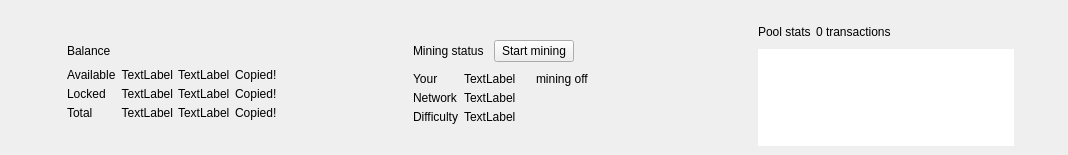
<?xml version="1.0" encoding="UTF-8"?>
<ui version="4.0">
 <class>OverviewHeaderFrame</class>
 <widget class="QFrame" name="OverviewHeaderFrame">
  <property name="geometry">
   <rect>
    <x>0</x>
    <y>0</y>
    <width>1068</width>
    <height>155</height>
   </rect>
  </property>
  <property name="windowTitle">
   <string>Frame</string>
  </property>
  <property name="frameShape">
   <enum>QFrame::NoFrame</enum>
  </property>
  <property name="frameShadow">
   <enum>QFrame::Raised</enum>
  </property>
  <layout class="QHBoxLayout" name="horizontalLayout">
   <property name="spacing">
    <number>0</number>
   </property>
   <property name="sizeConstraint">
    <enum>QLayout::SetDefaultConstraint</enum>
   </property>
   <property name="leftMargin">
    <number>0</number>
   </property>
   <property name="topMargin">
    <number>0</number>
   </property>
   <property name="rightMargin">
    <number>0</number>
   </property>
   <property name="bottomMargin">
    <number>0</number>
   </property>
   <item>
    <widget class="QFrame" name="m_overviewBalanceFrame">
     <property name="frameShape">
      <enum>QFrame::NoFrame</enum>
     </property>
     <property name="frameShadow">
      <enum>QFrame::Raised</enum>
     </property>
     <layout class="QGridLayout" name="gridLayout">
      <property name="leftMargin">
       <number>30</number>
      </property>
      <property name="topMargin">
       <number>25</number>
      </property>
      <property name="bottomMargin">
       <number>15</number>
      </property>
      <property name="spacing">
       <number>5</number>
      </property>
      <item row="1" column="2" colspan="5">
       <widget class="WalletGui::WalletHeaderLabel" name="label">
        <property name="text">
         <string>Balance</string>
        </property>
        <property name="indent">
         <number>0</number>
        </property>
       </widget>
      </item>
      <item row="4" column="4" alignment="Qt::AlignLeft">
       <widget class="WalletGui::WalletNormalGrayTextLabel" name="m_overviewLockedBalanceTickerLabel">
        <property name="text">
         <string>TextLabel</string>
        </property>
        <property name="indent">
         <number>0</number>
        </property>
       </widget>
      </item>
      <item row="3" column="2">
       <widget class="WalletGui::WalletSmallGrayTextLabel" name="m_overviewAvailableBalanceTextLabel">
        <property name="text">
         <string>Available</string>
        </property>
        <property name="indent">
         <number>0</number>
        </property>
       </widget>
      </item>
      <item row="4" column="2">
       <widget class="WalletGui::WalletSmallGrayTextLabel" name="m_overviewLockedBalanceTextLabel">
        <property name="text">
         <string>Locked</string>
        </property>
        <property name="indent">
         <number>0</number>
        </property>
       </widget>
      </item>
      <item row="5" column="4">
       <widget class="WalletGui::WalletNormalGreenBoldTextLabel" name="m_overviewTotalBalanceTickerLabel">
        <property name="text">
         <string>TextLabel</string>
        </property>
        <property name="indent">
         <number>0</number>
        </property>
       </widget>
      </item>
      <item row="3" column="3">
       <widget class="WalletGui::WalletNormalGrayTextLabel" name="m_overviewAvailableBalanceLabel">
        <property name="cursor">
         <cursorShape>PointingHandCursor</cursorShape>
        </property>
        <property name="toolTip">
         <string>Click to copy</string>
        </property>
        <property name="text">
         <string>TextLabel</string>
        </property>
        <property name="alignment">
         <set>Qt::AlignRight|Qt::AlignTrailing|Qt::AlignVCenter</set>
        </property>
       </widget>
      </item>
      <item row="1" column="0" rowspan="5">
       <widget class="QLabel" name="m_overviewBalanceIconLabel">
        <property name="text">
         <string/>
        </property>
        <property name="pixmap">
         <pixmap resource="../../resources.qrc">:/icons/actual_balance</pixmap>
        </property>
       </widget>
      </item>
      <item row="4" column="3">
       <widget class="WalletGui::WalletNormalGrayTextLabel" name="m_overviewLockedBalanceLabel">
        <property name="cursor">
         <cursorShape>PointingHandCursor</cursorShape>
        </property>
        <property name="toolTip">
         <string>Click to copy</string>
        </property>
        <property name="text">
         <string>TextLabel</string>
        </property>
        <property name="alignment">
         <set>Qt::AlignRight|Qt::AlignTrailing|Qt::AlignVCenter</set>
        </property>
       </widget>
      </item>
      <item row="5" column="3">
       <widget class="WalletGui::WalletNormalGreenBoldTextLabel" name="m_overviewTotalBalanceLabel">
        <property name="cursor">
         <cursorShape>PointingHandCursor</cursorShape>
        </property>
        <property name="toolTip">
         <string>Click to copy</string>
        </property>
        <property name="text">
         <string>TextLabel</string>
        </property>
        <property name="alignment">
         <set>Qt::AlignRight|Qt::AlignTrailing|Qt::AlignVCenter</set>
        </property>
       </widget>
      </item>
      <item row="6" column="0" colspan="7">
       <spacer name="verticalSpacer">
        <property name="orientation">
         <enum>Qt::Vertical</enum>
        </property>
        <property name="sizeHint" stdset="0">
         <size>
          <width>20</width>
          <height>40</height>
         </size>
        </property>
       </spacer>
      </item>
      <item row="3" column="4">
       <widget class="WalletGui::WalletNormalGrayTextLabel" name="m_overviewAvailableBalanceTickerLabel">
        <property name="text">
         <string>TextLabel</string>
        </property>
        <property name="indent">
         <number>0</number>
        </property>
       </widget>
      </item>
      <item row="3" column="6" rowspan="3">
       <spacer name="horizontalSpacer">
        <property name="orientation">
         <enum>Qt::Horizontal</enum>
        </property>
        <property name="sizeHint" stdset="0">
         <size>
          <width>40</width>
          <height>20</height>
         </size>
        </property>
       </spacer>
      </item>
      <item row="0" column="0" colspan="7">
       <spacer name="verticalSpacer_2">
        <property name="orientation">
         <enum>Qt::Vertical</enum>
        </property>
        <property name="sizeHint" stdset="0">
         <size>
          <width>20</width>
          <height>40</height>
         </size>
        </property>
       </spacer>
      </item>
      <item row="1" column="1" rowspan="5">
       <spacer name="horizontalSpacer_4">
        <property name="orientation">
         <enum>Qt::Horizontal</enum>
        </property>
        <property name="sizeType">
         <enum>QSizePolicy::Fixed</enum>
        </property>
        <property name="sizeHint" stdset="0">
         <size>
          <width>20</width>
          <height>20</height>
         </size>
        </property>
       </spacer>
      </item>
      <item row="5" column="2">
       <widget class="WalletGui::WalletSmallGreenBoldTextLabel" name="m_overviewTotalBalanceTextLabel">
        <property name="text">
         <string>Total</string>
        </property>
        <property name="indent">
         <number>0</number>
        </property>
       </widget>
      </item>
      <item row="3" column="5">
       <widget class="WalletGui::CopyMagicLabel" name="m_availableBalanceCopyLabel">
        <property name="text">
         <string>Copied!</string>
        </property>
        <property name="indent">
         <number>0</number>
        </property>
       </widget>
      </item>
      <item row="4" column="5">
       <widget class="WalletGui::CopyMagicLabel" name="m_lockedBalanceCopyLabel">
        <property name="text">
         <string>Copied!</string>
        </property>
        <property name="indent">
         <number>0</number>
        </property>
       </widget>
      </item>
      <item row="5" column="5">
       <widget class="WalletGui::CopyMagicLabel" name="m_totalBalanceCopyLabel">
        <property name="text">
         <string>Copied!</string>
        </property>
        <property name="indent">
         <number>0</number>
        </property>
       </widget>
      </item>
      <item row="2" column="2" colspan="4">
       <spacer name="verticalSpacer_8">
        <property name="orientation">
         <enum>Qt::Vertical</enum>
        </property>
        <property name="sizeType">
         <enum>QSizePolicy::Fixed</enum>
        </property>
        <property name="sizeHint" stdset="0">
         <size>
          <width>20</width>
          <height>0</height>
         </size>
        </property>
       </spacer>
      </item>
     </layout>
    </widget>
   </item>
   <item>
    <widget class="QFrame" name="m_overviewMiningFrame">
     <property name="frameShape">
      <enum>QFrame::NoFrame</enum>
     </property>
     <property name="frameShadow">
      <enum>QFrame::Raised</enum>
     </property>
	  <property name="visible">
		<bool>false</bool>
	   </property>
     <layout class="QGridLayout" name="gridLayout_2">
      <property name="leftMargin">
       <number>30</number>
      </property>
      <property name="topMargin">
       <number>25</number>
      </property>
      <property name="bottomMargin">
       <number>15</number>
      </property>
      <property name="spacing">
       <number>5</number>
      </property>
      <item row="3" column="2">
       <widget class="WalletGui::WalletSmallBlackTextLabel" name="label_3">
        <property name="text">
         <string>Your</string>
        </property>
        <property name="indent">
         <number>0</number>
        </property>
       </widget>
      </item>
      <item row="6" column="0" colspan="6">
       <spacer name="verticalSpacer_4">
        <property name="orientation">
         <enum>Qt::Vertical</enum>
        </property>
        <property name="sizeHint" stdset="0">
         <size>
          <width>20</width>
          <height>40</height>
         </size>
        </property>
       </spacer>
      </item>
      <item row="5" column="3" alignment="Qt::AlignLeft">
       <widget class="WalletGui::WalletNormalBlackTextLabel" name="m_overviewNetworkDifficultyLabel">
        <property name="text">
         <string>TextLabel</string>
        </property>
       </widget>
      </item>
      <item row="1" column="1" rowspan="5">
       <spacer name="horizontalSpacer_5">
        <property name="orientation">
         <enum>Qt::Horizontal</enum>
        </property>
        <property name="sizeType">
         <enum>QSizePolicy::Fixed</enum>
        </property>
        <property name="sizeHint" stdset="0">
         <size>
          <width>20</width>
          <height>20</height>
         </size>
        </property>
       </spacer>
      </item>
      <item row="5" column="2">
       <widget class="WalletGui::WalletSmallBlackTextLabel" name="label_7">
        <property name="text">
         <string>Difficulty</string>
        </property>
        <property name="indent">
         <number>0</number>
        </property>
       </widget>
      </item>
      <item row="1" column="0" rowspan="5">
       <widget class="QLabel" name="m_overviewMiningIconLabel">
        <property name="text">
         <string/>
        </property>
        <property name="pixmap">
         <pixmap resource="../../resources.qrc">:/icons/miner-big</pixmap>
        </property>
       </widget>
      </item>
      <item row="1" column="2" colspan="2">
       <layout class="QHBoxLayout" name="horizontalLayout_2" stretch="0,1">
        <property name="spacing">
         <number>10</number>
        </property>
        <item alignment="Qt::AlignVCenter">
         <widget class="WalletGui::WalletHeaderLabel" name="m_miningStatusTextLabel">
          <property name="text">
           <string>Mining status</string>
          </property>
          <property name="indent">
           <number>0</number>
          </property>
         </widget>
        </item>
        <item alignment="Qt::AlignLeft|Qt::AlignVCenter">
         <widget class="QPushButton" name="m_startMiningButton">
          <property name="focusPolicy">
           <enum>Qt::NoFocus</enum>
          </property>
          <property name="text">
           <string>Start mining</string>
          </property>
          <property name="checkable">
           <bool>true</bool>
          </property>
         </widget>
        </item>
       </layout>
      </item>
      <item row="3" column="3">
       <layout class="QHBoxLayout" name="horizontalLayout_3" stretch="0,1">
        <property name="spacing">
         <number>20</number>
        </property>
        <property name="leftMargin">
         <number>0</number>
        </property>
        <item alignment="Qt::AlignLeft">
         <widget class="WalletGui::WalletNormalBlackTextLabel" name="m_overviewHashRateLabel">
          <property name="text">
           <string>TextLabel</string>
          </property>
         </widget>
        </item>
        <item alignment="Qt::AlignLeft">
         <widget class="QLabel" name="m_miningStateLabel">
          <property name="text">
           <string>mining off</string>
          </property>
          <property name="indent">
           <number>0</number>
          </property>
         </widget>
        </item>
       </layout>
      </item>
      <item row="0" column="0" colspan="6">
       <spacer name="verticalSpacer_3">
        <property name="orientation">
         <enum>Qt::Vertical</enum>
        </property>
        <property name="sizeHint" stdset="0">
         <size>
          <width>20</width>
          <height>40</height>
         </size>
        </property>
       </spacer>
      </item>
      <item row="3" column="5" rowspan="3">
       <spacer name="horizontalSpacer_2">
        <property name="orientation">
         <enum>Qt::Horizontal</enum>
        </property>
        <property name="sizeHint" stdset="0">
         <size>
          <width>40</width>
          <height>20</height>
         </size>
        </property>
       </spacer>
      </item>
      <item row="4" column="3" alignment="Qt::AlignLeft">
       <widget class="WalletGui::WalletNormalBlackTextLabel" name="m_overviewNetworkHashrateLabel">
        <property name="text">
         <string>TextLabel</string>
        </property>
       </widget>
      </item>
      <item row="4" column="2">
       <widget class="WalletGui::WalletSmallBlackTextLabel" name="label_5">
        <property name="text">
         <string>Network</string>
        </property>
        <property name="indent">
         <number>0</number>
        </property>
       </widget>
      </item>
      <item row="2" column="2" colspan="2">
       <spacer name="verticalSpacer_7">
        <property name="orientation">
         <enum>Qt::Vertical</enum>
        </property>
        <property name="sizeType">
         <enum>QSizePolicy::Fixed</enum>
        </property>
        <property name="sizeHint" stdset="0">
         <size>
          <width>20</width>
          <height>0</height>
         </size>
        </property>
       </spacer>
      </item>
     </layout>
    </widget>
   </item>
   <item>
    <widget class="QFrame" name="m_overviewPoolFrame">
     <property name="frameShape">
      <enum>QFrame::NoFrame</enum>
     </property>
     <property name="frameShadow">
      <enum>QFrame::Raised</enum>
     </property>
     <layout class="QGridLayout" name="gridLayout_3" columnstretch="0,0,0,1,0">
      <property name="leftMargin">
       <number>30</number>
      </property>
      <property name="topMargin">
       <number>25</number>
      </property>
      <property name="spacing">
       <number>5</number>
      </property>
      <item row="4" column="0" colspan="5">
       <spacer name="verticalSpacer_6">
        <property name="orientation">
         <enum>Qt::Vertical</enum>
        </property>
        <property name="sizeHint" stdset="0">
         <size>
          <width>20</width>
          <height>40</height>
         </size>
        </property>
       </spacer>
      </item>
      <item row="3" column="4">
       <spacer name="horizontalSpacer_3">
        <property name="orientation">
         <enum>Qt::Horizontal</enum>
        </property>
        <property name="sizeHint" stdset="0">
         <size>
          <width>40</width>
          <height>20</height>
         </size>
        </property>
       </spacer>
      </item>
      <item row="1" column="3" colspan="2">
       <widget class="WalletGui::WalletNormalBlackTextLabel" name="m_overviewPoolSizeLabel">
        <property name="text">
         <string>0 transactions</string>
        </property>
        <property name="indent">
         <number>0</number>
        </property>
       </widget>
      </item>
      <item row="1" column="1" rowspan="3">
       <spacer name="horizontalSpacer_6">
        <property name="orientation">
         <enum>Qt::Horizontal</enum>
        </property>
        <property name="sizeType">
         <enum>QSizePolicy::Fixed</enum>
        </property>
        <property name="sizeHint" stdset="0">
         <size>
          <width>20</width>
          <height>20</height>
         </size>
        </property>
       </spacer>
      </item>
      <item row="0" column="0" colspan="5">
       <spacer name="verticalSpacer_5">
        <property name="orientation">
         <enum>Qt::Vertical</enum>
        </property>
        <property name="sizeHint" stdset="0">
         <size>
          <width>20</width>
          <height>40</height>
         </size>
        </property>
       </spacer>
      </item>
      <item row="3" column="2" colspan="2">
       <widget class="WalletGui::OverviewTransactionPoolTreeView" name="m_overviewTransactionPoolView">
        <property name="frameShape">
         <enum>QFrame::NoFrame</enum>
        </property>
        <property name="selectionMode">
         <enum>QAbstractItemView::NoSelection</enum>
        </property>
        <property name="textElideMode">
         <enum>Qt::ElideMiddle</enum>
        </property>
        <property name="rootIsDecorated">
         <bool>false</bool>
        </property>
        <property name="uniformRowHeights">
         <bool>true</bool>
        </property>
        <property name="itemsExpandable">
         <bool>false</bool>
        </property>
        <attribute name="headerVisible">
         <bool>false</bool>
        </attribute>
        <attribute name="headerStretchLastSection">
         <bool>false</bool>
        </attribute>
       </widget>
      </item>
      <item row="1" column="2" alignment="Qt::AlignLeft">
       <widget class="WalletGui::WalletHeaderLabel" name="label_9">
        <property name="text">
         <string>Pool stats</string>
        </property>
        <property name="indent">
         <number>0</number>
        </property>
       </widget>
      </item>
      <item row="1" column="0" rowspan="3">
       <widget class="QLabel" name="m_overviewPoolIconLabel">
        <property name="text">
         <string/>
        </property>
        <property name="pixmap">
         <pixmap resource="../../resources.qrc">:/icons/pool-stats</pixmap>
        </property>
       </widget>
      </item>
      <item row="2" column="2" colspan="2">
       <spacer name="verticalSpacer_9">
        <property name="orientation">
         <enum>Qt::Vertical</enum>
        </property>
        <property name="sizeType">
         <enum>QSizePolicy::Fixed</enum>
        </property>
        <property name="sizeHint" stdset="0">
         <size>
          <width>20</width>
          <height>0</height>
         </size>
        </property>
       </spacer>
      </item>
     </layout>
    </widget>
   </item>
  </layout>
 </widget>
 <customwidgets>
  <customwidget>
   <class>WalletGui::WalletSmallGrayTextLabel</class>
   <extends>QLabel</extends>
   <header>Gui/Common/WalletTextLabel.h</header>
  </customwidget>
  <customwidget>
   <class>WalletGui::WalletHeaderLabel</class>
   <extends>QLabel</extends>
   <header>Gui/Common/WalletTextLabel.h</header>
  </customwidget>
  <customwidget>
   <class>WalletGui::CopyMagicLabel</class>
   <extends>QLabel</extends>
   <header>Gui/Common/CopyMagicLabel.h</header>
  </customwidget>
  <customwidget>
   <class>WalletGui::WalletNormalGrayTextLabel</class>
   <extends>QLabel</extends>
   <header>Gui/Common/WalletTextLabel.h</header>
  </customwidget>
  <customwidget>
   <class>WalletGui::WalletNormalBlackTextLabel</class>
   <extends>QLabel</extends>
   <header>Gui/Common/WalletTextLabel.h</header>
  </customwidget>
  <customwidget>
   <class>WalletGui::WalletSmallGreenBoldTextLabel</class>
   <extends>QLabel</extends>
   <header>Gui/Common/WalletTextLabel.h</header>
  </customwidget>
  <customwidget>
   <class>WalletGui::WalletNormalGreenBoldTextLabel</class>
   <extends>QLabel</extends>
   <header>Gui/Common/WalletTextLabel.h</header>
  </customwidget>
  <customwidget>
   <class>WalletGui::WalletSmallBlackTextLabel</class>
   <extends>QLabel</extends>
   <header>Gui/Common/WalletTextLabel.h</header>
  </customwidget>
  <customwidget>
   <class>WalletGui::OverviewTransactionPoolTreeView</class>
   <extends>QTreeView</extends>
   <header>Gui/Overview/OverviewTransactionPoolTreeView.h</header>
  </customwidget>
 </customwidgets>
 <resources>
  <include location="../../resources.qrc"/>
 </resources>
 <connections>
  <connection>
   <sender>m_overviewTransactionPoolView</sender>
   <signal>doubleClicked(QModelIndex)</signal>
   <receiver>OverviewHeaderFrame</receiver>
   <slot>poolTransactionClicked(QModelIndex)</slot>
   <hints>
    <hint type="sourcelabel">
     <x>882</x>
     <y>90</y>
    </hint>
    <hint type="destinationlabel">
     <x>533</x>
     <y>73</y>
    </hint>
   </hints>
  </connection>
  <connection>
   <sender>m_startMiningButton</sender>
   <signal>clicked(bool)</signal>
   <receiver>OverviewHeaderFrame</receiver>
   <slot>startMiningClicked(bool)</slot>
   <hints>
    <hint type="sourcelabel">
     <x>579</x>
     <y>46</y>
    </hint>
    <hint type="destinationlabel">
     <x>533</x>
     <y>77</y>
    </hint>
   </hints>
  </connection>
 </connections>
 <slots>
  <slot>poolTransactionClicked(QModelIndex)</slot>
  <slot>startMiningClicked(bool)</slot>
 </slots>
</ui>
